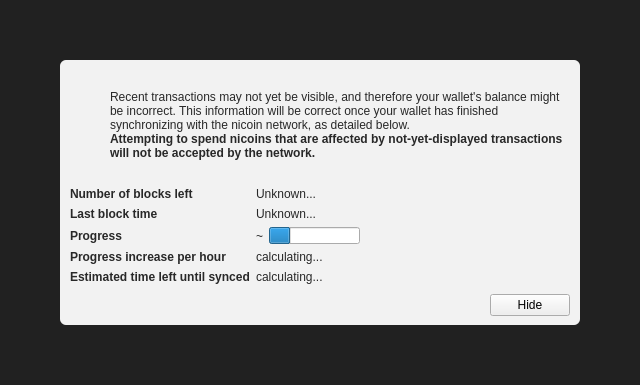
<?xml version="1.0" encoding="UTF-8"?>
<ui version="4.0">
 <class>ModalOverlay</class>
 <widget class="ModalOverlay" name="ModalOverlay">
  <property name="geometry">
   <rect>
    <x>0</x>
    <y>0</y>
    <width>640</width>
    <height>385</height>
   </rect>
  </property>
  <property name="windowTitle">
   <string>Form</string>
  </property>
  <layout class="QVBoxLayout" name="verticalLayout" stretch="0">
   <property name="sizeConstraint">
    <enum>QLayout::SetDefaultConstraint</enum>
   </property>
   <property name="leftMargin">
    <number>0</number>
   </property>
   <property name="topMargin">
    <number>0</number>
   </property>
   <property name="rightMargin">
    <number>0</number>
   </property>
   <property name="bottomMargin">
    <number>0</number>
   </property>
   <item>
    <widget class="QWidget" name="bgWidget" native="true">
     <property name="styleSheet">
      <string notr="true">#bgWidget { background: rgba(0,0,0,220); }</string>
     </property>
     <layout class="QVBoxLayout" name="verticalLayoutMain" stretch="1">
      <property name="leftMargin">
       <number>60</number>
      </property>
      <property name="topMargin">
       <number>60</number>
      </property>
      <property name="rightMargin">
       <number>60</number>
      </property>
      <property name="bottomMargin">
       <number>60</number>
      </property>
      <item>
       <widget class="QWidget" name="contentWidget" native="true">
        <property name="styleSheet">
         <string notr="true">#contentWidget { background: rgba(255,255,255,240); border-radius: 6px; }

QLabel { color: rgb(40,40,40);  }</string>
        </property>
        <layout class="QVBoxLayout" name="verticalLayoutSub" stretch="1,0,0,0">
         <property name="spacing">
          <number>0</number>
         </property>
         <property name="leftMargin">
          <number>10</number>
         </property>
         <property name="topMargin">
          <number>10</number>
         </property>
         <property name="rightMargin">
          <number>10</number>
         </property>
         <property name="bottomMargin">
          <number>10</number>
         </property>
         <item>
          <layout class="QHBoxLayout" name="horizontalLayoutIconText" stretch="0,1">
           <property name="topMargin">
            <number>20</number>
           </property>
           <item>
            <layout class="QVBoxLayout" name="verticalLayoutIcon">
             <property name="leftMargin">
              <number>0</number>
             </property>
             <item>
              <widget class="QPushButton" name="warningIcon">
               <property name="enabled">
                <bool>false</bool>
               </property>
               <property name="text">
                <string/>
               </property>
               <property name="icon">
                <iconset>
                 <normaloff>:/icons/warning</normaloff>
                 <disabledoff>:/icons/warning</disabledoff>:/icons/warning</iconset>
               </property>
               <property name="iconSize">
                <size>
                 <width>48</width>
                 <height>48</height>
                </size>
               </property>
               <property name="flat">
                <bool>true</bool>
               </property>
              </widget>
             </item>
             <item>
              <spacer name="verticalSpacerWarningIcon">
               <property name="orientation">
                <enum>Qt::Vertical</enum>
               </property>
               <property name="sizeHint" stdset="0">
                <size>
                 <width>20</width>
                 <height>40</height>
                </size>
               </property>
              </spacer>
             </item>
            </layout>
           </item>
           <item>
            <layout class="QVBoxLayout" name="verticalLayoutInfoText">
             <property name="leftMargin">
              <number>0</number>
             </property>
             <property name="topMargin">
              <number>0</number>
             </property>
             <item>
              <widget class="QLabel" name="infoText">
               <property name="text">
                <string>Recent transactions may not yet be visible, and therefore your wallet's balance might be incorrect. This information will be correct once your wallet has finished synchronizing with the nicoin network, as detailed below.</string>
               </property>
               <property name="textFormat">
                <enum>Qt::RichText</enum>
               </property>
               <property name="wordWrap">
                <bool>true</bool>
               </property>
              </widget>
             </item>
             <item>
              <widget class="QLabel" name="infoTextStrong">
               <property name="font">
                <font>
                 <weight>75</weight>
                 <bold>true</bold>
                </font>
               </property>
               <property name="text">
                <string>Attempting to spend nicoins that are affected by not-yet-displayed transactions will not be accepted by the network.</string>
               </property>
               <property name="textFormat">
                <enum>Qt::RichText</enum>
               </property>
               <property name="wordWrap">
                <bool>true</bool>
               </property>
              </widget>
             </item>
             <item>
              <spacer name="verticalSpacerInTextSpace">
               <property name="orientation">
                <enum>Qt::Vertical</enum>
               </property>
               <property name="sizeHint" stdset="0">
                <size>
                 <width>20</width>
                 <height>40</height>
                </size>
               </property>
              </spacer>
             </item>
            </layout>
           </item>
          </layout>
         </item>
         <item>
          <spacer name="verticalSpacerAfterText">
           <property name="orientation">
            <enum>Qt::Vertical</enum>
           </property>
           <property name="sizeHint" stdset="0">
            <size>
             <width>20</width>
             <height>40</height>
            </size>
           </property>
          </spacer>
         </item>
         <item>
          <layout class="QFormLayout" name="formLayout">
           <property name="fieldGrowthPolicy">
            <enum>QFormLayout::FieldsStayAtSizeHint</enum>
           </property>
           <property name="horizontalSpacing">
            <number>6</number>
           </property>
           <property name="verticalSpacing">
            <number>6</number>
           </property>
           <property name="topMargin">
            <number>10</number>
           </property>
           <item row="0" column="0">
            <widget class="QLabel" name="labelNumberOfBlocksLeft">
             <property name="font">
              <font>
               <weight>75</weight>
               <bold>true</bold>
              </font>
             </property>
             <property name="text">
              <string>Number of blocks left</string>
             </property>
            </widget>
           </item>
           <item row="0" column="1">
            <widget class="QLabel" name="numberOfBlocksLeft">
             <property name="text">
              <string>Unknown...</string>
             </property>
            </widget>
           </item>
           <item row="1" column="0">
            <widget class="QLabel" name="labelLastBlockTime">
             <property name="font">
              <font>
               <weight>75</weight>
               <bold>true</bold>
              </font>
             </property>
             <property name="text">
              <string>Last block time</string>
             </property>
            </widget>
           </item>
           <item row="1" column="1">
            <widget class="QLabel" name="newestBlockDate">
             <property name="sizePolicy">
              <sizepolicy hsizetype="Maximum" vsizetype="Preferred">
               <horstretch>0</horstretch>
               <verstretch>0</verstretch>
              </sizepolicy>
             </property>
             <property name="text">
              <string>Unknown...</string>
             </property>
            </widget>
           </item>
           <item row="2" column="0">
            <widget class="QLabel" name="labelSyncDone">
             <property name="font">
              <font>
               <weight>75</weight>
               <bold>true</bold>
              </font>
             </property>
             <property name="text">
              <string>Progress</string>
             </property>
            </widget>
           </item>
           <item row="2" column="1">
            <layout class="QHBoxLayout" name="horizontalLayoutSync" stretch="0,1">
             <item>
              <widget class="QLabel" name="percentageProgress">
               <property name="text">
                <string notr="true">~</string>
               </property>
              </widget>
             </item>
             <item>
              <widget class="QProgressBar" name="progressBar">
               <property name="value">
                <number>24</number>
               </property>
               <property name="format">
                <string/>
               </property>
              </widget>
             </item>
            </layout>
           </item>
           <item row="4" column="0">
            <widget class="QLabel" name="labelProgressIncrease">
             <property name="font">
              <font>
               <weight>75</weight>
               <bold>true</bold>
              </font>
             </property>
             <property name="text">
              <string>Progress increase per hour</string>
             </property>
            </widget>
           </item>
           <item row="4" column="1">
            <widget class="QLabel" name="progressIncreasePerH">
             <property name="text">
              <string>calculating...</string>
             </property>
            </widget>
           </item>
           <item row="5" column="0">
            <widget class="QLabel" name="labelEstimatedTimeLeft">
             <property name="font">
              <font>
               <weight>75</weight>
               <bold>true</bold>
              </font>
             </property>
             <property name="text">
              <string>Estimated time left until synced</string>
             </property>
            </widget>
           </item>
           <item row="5" column="1">
            <widget class="QLabel" name="expectedTimeLeft">
             <property name="text">
              <string>calculating...</string>
             </property>
            </widget>
           </item>
          </layout>
         </item>
         <item>
          <layout class="QHBoxLayout" name="horizontalLayoutButtons">
           <property name="leftMargin">
            <number>10</number>
           </property>
           <property name="topMargin">
            <number>10</number>
           </property>
           <item>
            <spacer name="horizontalSpacer">
             <property name="orientation">
              <enum>Qt::Horizontal</enum>
             </property>
             <property name="sizeHint" stdset="0">
              <size>
               <width>40</width>
               <height>20</height>
              </size>
             </property>
            </spacer>
           </item>
           <item>
            <widget class="QPushButton" name="closeButton">
             <property name="text">
              <string>Hide</string>
             </property>
            </widget>
           </item>
          </layout>
         </item>
        </layout>
       </widget>
      </item>
     </layout>
    </widget>
   </item>
  </layout>
 </widget>
 <customwidgets>
  <customwidget>
   <class>ModalOverlay</class>
   <extends>QWidget</extends>
   <header>modaloverlay.h</header>
   <container>1</container>
  </customwidget>
 </customwidgets>
 <resources/>
 <connections/>
</ui>
